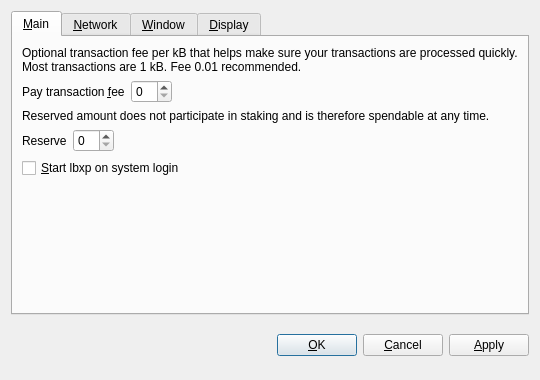
<?xml version="1.0" encoding="UTF-8"?>
<ui version="4.0">
 <class>OptionsDialog</class>
 <widget class="QDialog" name="OptionsDialog">
  <property name="geometry">
   <rect>
    <x>0</x>
    <y>0</y>
    <width>540</width>
    <height>380</height>
   </rect>
  </property>
  <property name="windowTitle">
   <string>Options</string>
  </property>
  <property name="modal">
   <bool>true</bool>
  </property>
  <layout class="QVBoxLayout" name="verticalLayout">
   <item>
    <widget class="QTabWidget" name="tabWidget">
     <property name="tabPosition">
      <enum>QTabWidget::North</enum>
     </property>
     <property name="currentIndex">
      <number>0</number>
     </property>
     <widget class="QWidget" name="tabMain">
      <attribute name="title">
       <string>&amp;Main</string>
      </attribute>
      <layout class="QVBoxLayout" name="verticalLayout_Main">
       <item>
        <widget class="QLabel" name="transactionFeeInfoLabel">
         <property name="text">
          <string>Optional transaction fee per kB that helps make sure your transactions are processed quickly. Most transactions are 1 kB. Fee 0.01 recommended.</string>
         </property>
         <property name="textFormat">
          <enum>Qt::PlainText</enum>
         </property>
         <property name="wordWrap">
          <bool>true</bool>
         </property>
        </widget>
       </item>
       <item>
        <layout class="QHBoxLayout" name="horizontalLayoutFee">
         <item>
          <widget class="QLabel" name="transactionFeeLabel">
           <property name="text">
            <string>Pay transaction &amp;fee</string>
           </property>
           <property name="textFormat">
            <enum>Qt::PlainText</enum>
           </property>
           <property name="buddy">
            <cstring>transactionFee</cstring>
           </property>
          </widget>
         </item>
         <item>
          <widget class="BitcoinAmountField" name="transactionFee"/>
         </item>
         <item>
          <spacer name="horizontalSpacerFee">
           <property name="orientation">
            <enum>Qt::Horizontal</enum>
           </property>
           <property name="sizeHint" stdset="0">
            <size>
             <width>40</width>
             <height>20</height>
            </size>
           </property>
          </spacer>
         </item>
        </layout>
       </item>
       <item>
        <widget class="QLabel" name="reserveBalanceInfoLabel">
         <property name="text">
          <string>Reserved amount does not participate in staking and is therefore spendable at any time.</string>
         </property>
         <property name="textFormat">
          <enum>Qt::PlainText</enum>
         </property>
         <property name="wordWrap">
          <bool>true</bool>
         </property>
        </widget>
       </item>
       <item>
        <layout class="QHBoxLayout" name="horizontalLayoutReserveBalance">
         <item>
          <widget class="QLabel" name="reserveBalanceLabel">
           <property name="text">
            <string>Reserve</string>
           </property>
           <property name="textFormat">
            <enum>Qt::PlainText</enum>
           </property>
           <property name="buddy">
            <cstring>reserveBalance</cstring>
           </property>
          </widget>
         </item>
         <item>
          <widget class="BitcoinAmountField" name="reserveBalance"/>
         </item>
         <item>
          <spacer name="horizontalSpacerReserveBalance">
           <property name="orientation">
            <enum>Qt::Horizontal</enum>
           </property>
           <property name="sizeHint" stdset="0">
            <size>
             <width>40</width>
             <height>20</height>
            </size>
           </property>
          </spacer>
         </item>
        </layout>
       </item>
       <item>
        <widget class="QCheckBox" name="bitcoinAtStartup">
         <property name="toolTip">
          <string>Automatically start lbxp after logging in to the system.</string>
         </property>
         <property name="text">
          <string>&amp;Start lbxp on system login</string>
         </property>
        </widget>
       </item>
       <item>
        <spacer name="verticalSpacer_Main">
         <property name="orientation">
          <enum>Qt::Vertical</enum>
         </property>
         <property name="sizeHint" stdset="0">
          <size>
           <width>20</width>
           <height>40</height>
          </size>
         </property>
        </spacer>
       </item>
      </layout>
     </widget>
     <widget class="QWidget" name="tabNetwork">
      <attribute name="title">
       <string>&amp;Network</string>
      </attribute>
      <layout class="QVBoxLayout" name="verticalLayout_Network">
       <item>
        <widget class="QCheckBox" name="mapPortUpnp">
         <property name="toolTip">
          <string>Automatically open the lbxp client port on the router. This only works when your router supports UPnP and it is enabled.</string>
         </property>
         <property name="text">
          <string>Map port using &amp;UPnP</string>
         </property>
        </widget>
       </item>
       <item>
        <widget class="QCheckBox" name="connectSocks">
         <property name="toolTip">
          <string>Connect to the lbxp network through a SOCKS5 proxy (e.g. when connecting through Tor).</string>
         </property>
         <property name="text">
          <string>&amp;Connect through SOCKS5 proxy:</string>
         </property>
        </widget>
       </item>
       <item>
        <layout class="QHBoxLayout" name="horizontalLayout_Network">
         <item>
          <widget class="QLabel" name="proxyIpLabel">
           <property name="text">
            <string>Proxy &amp;IP:</string>
           </property>
           <property name="textFormat">
            <enum>Qt::PlainText</enum>
           </property>
           <property name="buddy">
            <cstring>proxyIp</cstring>
           </property>
          </widget>
         </item>
         <item>
          <widget class="QValidatedLineEdit" name="proxyIp">
           <property name="maximumSize">
            <size>
             <width>140</width>
             <height>16777215</height>
            </size>
           </property>
           <property name="toolTip">
            <string>IP address of the proxy (e.g. 127.0.0.1)</string>
           </property>
          </widget>
         </item>
         <item>
          <widget class="QLabel" name="proxyPortLabel">
           <property name="text">
            <string>&amp;Port:</string>
           </property>
           <property name="textFormat">
            <enum>Qt::PlainText</enum>
           </property>
           <property name="buddy">
            <cstring>proxyPort</cstring>
           </property>
          </widget>
         </item>
         <item>
          <widget class="QLineEdit" name="proxyPort">
           <property name="maximumSize">
            <size>
             <width>55</width>
             <height>16777215</height>
            </size>
           </property>
           <property name="toolTip">
            <string>Port of the proxy (e.g. 9050)</string>
           </property>
          </widget>
         </item>
         <item>
          <spacer name="horizontalSpacer_Network">
           <property name="orientation">
            <enum>Qt::Horizontal</enum>
           </property>
           <property name="sizeHint" stdset="0">
            <size>
             <width>40</width>
             <height>20</height>
            </size>
           </property>
          </spacer>
         </item>
        </layout>
       </item>
       <item>
        <spacer name="verticalSpacer_Network">
         <property name="orientation">
          <enum>Qt::Vertical</enum>
         </property>
         <property name="sizeHint" stdset="0">
          <size>
           <width>20</width>
           <height>40</height>
          </size>
         </property>
        </spacer>
       </item>
      </layout>
     </widget>
     <widget class="QWidget" name="tabWindow">
      <attribute name="title">
       <string>&amp;Window</string>
      </attribute>
      <layout class="QVBoxLayout" name="verticalLayout_Window">
       <item>
        <widget class="QCheckBox" name="minimizeToTray">
         <property name="toolTip">
          <string>Show only a tray icon after minimizing the window.</string>
         </property>
         <property name="text">
          <string>&amp;Minimize to the tray instead of the taskbar</string>
         </property>
        </widget>
       </item>
       <item>
        <widget class="QCheckBox" name="minimizeOnClose">
         <property name="toolTip">
          <string>Minimize instead of exit the application when the window is closed. When this option is enabled, the application will be closed only after selecting Quit in the menu.</string>
         </property>
         <property name="text">
          <string>M&amp;inimize on close</string>
         </property>
        </widget>
       </item>
       <item>
        <spacer name="verticalSpacer_Window">
         <property name="orientation">
          <enum>Qt::Vertical</enum>
         </property>
         <property name="sizeHint" stdset="0">
          <size>
           <width>20</width>
           <height>40</height>
          </size>
         </property>
        </spacer>
       </item>
      </layout>
     </widget>
     <widget class="QWidget" name="tabDisplay">
      <attribute name="title">
       <string>&amp;Display</string>
      </attribute>
      <layout class="QVBoxLayout" name="verticalLayout_Display">
       <item>
        <layout class="QHBoxLayout" name="horizontalLayout_1_Display">
         <item>
          <widget class="QLabel" name="langLabel">
           <property name="text">
            <string>User Interface &amp;language:</string>
           </property>
           <property name="textFormat">
            <enum>Qt::PlainText</enum>
           </property>
           <property name="buddy">
            <cstring>lang</cstring>
           </property>
          </widget>
         </item>
         <item>
          <widget class="QValueComboBox" name="lang">
           <property name="toolTip">
            <string>The user interface language can be set here. This setting will take effect after restarting lbxp.</string>
           </property>
          </widget>
         </item>
        </layout>
       </item>
       <item>
        <layout class="QHBoxLayout" name="horizontalLayout_2_Display">
         <item>
          <widget class="QLabel" name="unitLabel">
           <property name="text">
            <string>&amp;Unit to show amounts in:</string>
           </property>
           <property name="textFormat">
            <enum>Qt::PlainText</enum>
           </property>
           <property name="buddy">
            <cstring>unit</cstring>
           </property>
          </widget>
         </item>
         <item>
          <widget class="QValueComboBox" name="unit">
           <property name="toolTip">
            <string>Choose the default subdivision unit to show in the interface and when sending coins.</string>
           </property>
          </widget>
         </item>
        </layout>
       </item>
       <item>
        <widget class="QCheckBox" name="coinControlFeatures">
         <property name="toolTip">
          <string>Whether to show coin control features or not.</string>
         </property>
         <property name="text">
          <string>Display coin &amp;control features (experts only!)</string>
         </property>
        </widget>
       </item>
       <item>
        <widget class="QCheckBox" name="minimizeCoinAge">
         <property name="toolTip">
          <string>Whether to select the coin outputs randomly or with minimal coin age.</string>
         </property>
         <property name="text">
          <string>Minimize weight consumption (experimental)</string>
         </property>
        </widget>
       </item>
       <item>
        <spacer name="verticalSpacer_Display">
         <property name="orientation">
          <enum>Qt::Vertical</enum>
         </property>
         <property name="sizeHint" stdset="0">
          <size>
           <width>20</width>
           <height>40</height>
          </size>
         </property>
        </spacer>
       </item>
      </layout>
     </widget>
    </widget>
   </item>
   <item>
    <layout class="QHBoxLayout" name="horizontalLayout_Buttons">
     <item>
      <spacer name="horizontalSpacer_1">
       <property name="orientation">
        <enum>Qt::Horizontal</enum>
       </property>
       <property name="sizeHint" stdset="0">
        <size>
         <width>40</width>
         <height>48</height>
        </size>
       </property>
      </spacer>
     </item>
     <item>
      <widget class="QLabel" name="statusLabel">
       <property name="font">
        <font>
         <weight>75</weight>
         <bold>true</bold>
        </font>
       </property>
       <property name="text">
        <string/>
       </property>
       <property name="textFormat">
        <enum>Qt::PlainText</enum>
       </property>
       <property name="wordWrap">
        <bool>true</bool>
       </property>
      </widget>
     </item>
     <item>
      <spacer name="horizontalSpacer_2">
       <property name="orientation">
        <enum>Qt::Horizontal</enum>
       </property>
       <property name="sizeHint" stdset="0">
        <size>
         <width>40</width>
         <height>48</height>
        </size>
       </property>
      </spacer>
     </item>
     <item>
      <widget class="QPushButton" name="okButton">
       <property name="text">
        <string>&amp;OK</string>
       </property>
      </widget>
     </item>
     <item>
      <widget class="QPushButton" name="cancelButton">
       <property name="text">
        <string>&amp;Cancel</string>
       </property>
       <property name="autoDefault">
        <bool>false</bool>
       </property>
      </widget>
     </item>
     <item>
      <widget class="QPushButton" name="applyButton">
       <property name="text">
        <string>&amp;Apply</string>
       </property>
       <property name="autoDefault">
        <bool>false</bool>
       </property>
      </widget>
     </item>
    </layout>
   </item>
  </layout>
 </widget>
 <customwidgets>
  <customwidget>
   <class>QValidatedLineEdit</class>
   <extends>QLineEdit</extends>
   <header>qvalidatedlineedit.h</header>
  </customwidget>
  <customwidget>
   <class>BitcoinAmountField</class>
   <extends>QSpinBox</extends>
   <header>bitcoinamountfield.h</header>
  </customwidget>
  <customwidget>
   <class>QValueComboBox</class>
   <extends>QComboBox</extends>
   <header>qvaluecombobox.h</header>
  </customwidget>
 </customwidgets>
 <resources/>
 <connections/>
</ui>
